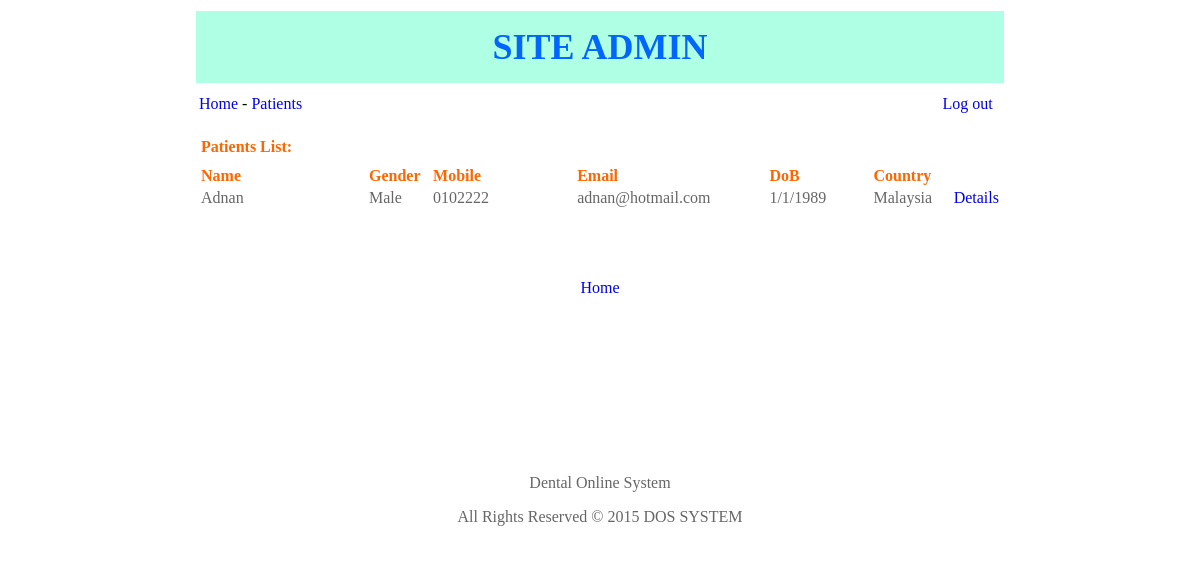
Page /admin/patients.php (signed in) on the committed database.
### tables this page shows
CREATE TABLE `patient` (
  `id` int(10) unsigned NOT NULL auto_increment,
  `name` varchar(45) NOT NULL,
  `password` varchar(45) NOT NULL,
  `gender` varchar(45) NOT NULL,
  `mobile` varchar(45) NOT NULL,
  `email` varchar(45) NOT NULL,
  `dob` varchar(45) NOT NULL,
  `country` varchar(45) NOT NULL,
  `date_` varchar(45) NOT NULL,
  PRIMARY KEY  (`id`)
);

### admin/patients.php (the view, shortened to what this page needs)
<!DOCTYPE HTML PUBLIC "-//W3C//DTD HTML 4.01 Transitional//EN" "http://www.w3.org/TR/html4/loose.dtd">
<html>
<head>
<meta http-equiv="Content-Type" content="text/html; charset=iso-8859-1"></head>
<body>
<table width="814" height="171" border="0" align="center" cellpadding="3" cellspacing="3" bordercolor="#CCCCCC" bgcolor="#FFFFFF">
      <tr>
        <td height="66" colspan="2" valign="middle" bgcolor="#AEFFE4"><div align="center" class="style1 style2">SITE ADMIN </div></td>
      </tr>
	   <tr>
	     <td width="92%" height="30" valign="middle" bgcolor="#FFFFFF"><a href="home.php">Home</a> - <a href="patients.php">Patients</a> </td>
         <td width="8%" valign="middle" bgcolor="#FFFFFF"><a href="logout.php">Log out</a> </td>
  </tr>
	   <tr>
        <td height="30" colspan="2" valign="middle" bgcolor="#FFFFFF"><div align="center" class="style3">
          <table width="100%" border="0" cellpadding="2" cellspacing="0" bordercolor="#CCCCCC">
            <tr>
              <td height="33" colspan="7" class="page_heading"><div align="left" class="style4">Patients List: </div></td>
            </tr>
            <tr>
              <td width="21%" class="style4"><div align="left">Name</div></td>
              <td width="8%" class="style4"><div align="left">Gender</div></td>
              <td width="18%" class="style4"><div align="left">Mobile</div></td>
              <td width="24%" class="style4"><div align="left">Email
                </div></td>
              <td width="13%" class="style4"><div align="left">DoB</div></td>
              <td width="10%" class="style4"><div align="left">Country</div></td>
              <td width="6%" class="style4">&nbsp;</td>
            </tr>
            <?
	   	$query = "SELECT * FROM patient";
		$result = mysql_query($query);
		while($rowApps1 = mysql_fetch_object($result))
		{
			$id    		 	 = $rowApps1->id;
			$name    	     = $rowApps1->name;
			$gender			 = $rowApps1->gender;
			$mobile    	 	 = $rowApps1->mobile;
			$email    	 	 = $rowApps1->email;
			$dob    	 	 = $rowApps1->dob;
			$country    	 = $rowApps1->country;
	 ?>
            <tr>
              <td><div align="left"><? echo $name;?></div></td>
              <td><div align="left"><? echo $gender;?></div></td>
              <td><div align="left"><? echo $mobile;?></div></td>
			  <td><div align="left"><? echo $email;?></div></td>
              <td><div align="left"><? echo $dob;?></div></td>
			  <td><div align="left"><? echo $country;?></div></td>
              <td><a href="details.php?id=<? echo $id; ?>">Details</a></td>
            </tr>
            <?
}
?>
            <tr>
              <td colspan="7"><p>&nbsp;</p>
                  <p align="center"><a href="#"></a></p></td>
            </tr>
          </table>
          <p><a href="home.php">Home</a></p>
          <p>&nbsp;</p>
          <p>&nbsp;</p>
          <p>&nbsp;</p>
          <p>&nbsp;</p>
        </div></td>
      </tr>
      <tr>
        <td height="30" colspan="2" valign="middle" bgcolor="#FFFFFF"><div align="center" class="style3">
          <p>Dental Online System</p>
          <p> All Rights Reserved &copy; 2015 DOS SYSTEM </p>
        </div></td>
      </tr>
</table>
</body>
</html>

### admin/patients.php (style rules this page uses)
.style2 { font-family: "Times New Roman", Times, serif }
.style3 { color: #666666 }
.style4 { color: #FF6600; font-weight: bold; }
a:link { text-decoration: none; }

### rows in the picture
patient: name "Adnan", gender "Male", mobile "0102222", email "adnan@hotmail.com", dob "1/1/1989", country "Malaysia"
